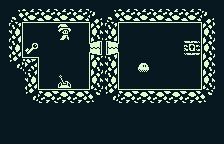

The image is a tile-based game level rendered from a .tmx file. Its description and complete source (layers, tilesets, objects, tile grids) follow:
An orthogonal 28x18 tile map with 8x8 px tiles, 3 tile layers (background, walls, actors), 2 tilesets.

<map version="1.0" tiledversion="1.1.4" orientation="orthogonal" renderorder="right-down" width="28" height="18" tilewidth="8" tileheight="8" infinite="0" nextobjectid="1">
 <tileset firstgid="1" name="backgroundTiles" tilewidth="16" tileheight="16" tilecount="28" columns="7">
  <image source="../backgroundTiles.png" width="112" height="64" />
 </tileset>
 <tileset firstgid="29" name="actorTiles" tilewidth="16" tileheight="16" tilecount="20" columns="5">
  <image source="../actorTiles.png" width="80" height="64" />
 </tileset>
 <layer name="background" width="28" height="18">
  <data encoding="csv">
9,9,9,9,9,9,9,9,9,9,9,9,9,9,9,9,9,9,9,9,9,9,9,9,9,9,9,9,
9,1,9,9,9,9,9,9,9,9,9,9,9,9,9,9,9,9,9,9,9,9,9,9,9,9,9,9,
9,9,1,9,1,1,1,1,1,1,1,1,1,1,1,9,9,9,9,9,9,9,9,9,9,9,9,9,
9,9,9,1,9,9,9,9,9,9,9,9,9,9,1,9,9,9,9,9,9,9,9,9,9,9,9,9,
9,9,9,9,9,9,9,9,9,9,9,9,9,9,9,9,9,9,9,9,9,9,9,9,9,9,9,9,
9,9,9,9,9,9,9,9,9,9,9,9,9,9,9,9,9,9,9,9,9,9,9,9,9,9,9,9,
9,9,9,9,9,9,9,9,9,9,9,9,9,9,9,9,9,9,9,9,9,9,9,9,9,9,9,9,
9,9,9,9,9,9,9,9,9,9,9,9,9,9,9,9,9,9,9,9,9,9,9,9,9,9,9,9,
9,9,9,9,9,9,9,9,9,9,9,9,9,9,9,9,9,9,9,9,9,9,9,9,9,9,9,9,
9,9,9,9,9,9,9,9,9,9,9,9,9,9,9,9,9,9,9,9,9,9,9,9,9,9,9,9,
9,9,9,9,9,9,9,9,9,9,9,9,9,9,9,9,9,9,9,9,9,9,9,9,9,9,9,9,
9,9,9,9,9,9,9,9,9,9,9,9,9,9,9,9,9,9,9,9,9,9,9,9,9,9,9,9,
9,9,9,9,9,9,9,9,9,9,9,9,9,9,9,9,9,9,9,9,9,9,9,9,9,9,9,9,
9,9,9,9,9,9,9,9,9,9,9,9,9,9,9,9,9,9,9,9,9,9,9,9,9,9,9,9,
9,9,9,9,9,9,9,9,9,9,9,9,9,9,9,9,9,9,9,9,9,9,9,9,9,9,9,9,
9,9,9,9,9,9,9,9,9,9,9,9,9,9,9,9,9,9,9,9,9,9,9,9,9,9,9,9,
9,9,9,9,9,9,9,9,9,9,9,9,9,9,9,9,9,9,9,9,9,9,9,9,9,9,9,9,
9,9,9,9,9,9,9,9,9,9,9,9,9,9,9,9,9,9,9,9,9,9,9,9,9,9,9,9
</data>
 </layer>
 <layer name="walls" width="28" height="18">
  <data encoding="csv">
0,0,0,0,0,0,0,0,0,0,0,0,0,0,0,0,0,0,0,0,0,0,0,0,0,0,0,0,
0,0,0,0,0,0,0,0,0,0,0,0,0,0,0,0,0,0,0,0,0,0,0,0,0,0,0,0,
0,1,0,2,0,2,0,2,0,2,0,4,0,1,0,2,0,2,0,2,0,2,0,2,0,4,0,0,
0,0,0,0,0,0,0,0,0,0,0,0,0,0,0,0,0,0,0,0,0,0,0,0,0,0,0,0,
0,15,0,0,0,0,0,0,0,0,0,11,0,15,0,0,0,0,0,0,0,0,0,0,0,11,0,0,
0,0,0,0,0,0,0,0,0,0,0,0,0,0,0,0,0,0,0,0,0,0,0,0,0,0,0,0,
0,15,0,0,0,0,0,0,0,0,0,18,0,8,0,0,0,0,0,0,0,0,0,20,0,11,0,0,
0,0,0,0,0,0,0,0,0,0,0,0,0,0,0,0,0,0,0,0,0,0,0,0,0,0,0,0,
0,22,0,7,0,0,0,0,0,0,0,11,0,15,0,0,0,0,0,0,0,0,0,0,0,11,0,0,
0,0,0,0,0,0,0,0,0,0,0,0,0,0,0,0,0,0,0,0,0,0,0,0,0,0,0,0,
0,0,0,15,0,0,0,0,0,0,0,11,0,15,0,0,0,0,0,0,0,0,0,0,0,11,0,0,
0,0,0,0,0,0,0,0,0,0,0,0,0,0,0,0,0,0,0,0,0,0,0,0,0,0,0,0,
0,0,0,22,0,23,0,23,0,23,0,25,0,22,0,23,0,23,0,23,0,23,0,23,0,25,0,0,
0,0,0,0,0,0,0,0,0,0,0,0,0,0,0,0,0,0,0,0,0,0,0,0,0,0,0,0,
0,0,0,0,0,0,0,0,0,0,0,0,0,0,0,0,0,0,0,0,0,0,0,0,0,0,0,0,
0,0,0,0,0,0,0,0,0,0,0,0,0,0,0,0,0,0,0,0,0,0,0,0,0,0,0,0,
0,0,0,0,0,0,0,0,0,0,0,0,0,0,0,0,0,0,0,0,0,0,0,0,0,0,0,0,
0,0,0,0,0,0,0,0,0,0,0,0,0,0,0,0,0,0,0,0,0,0,0,0,0,0,0,0
</data>
 </layer>
 <layer name="actors" width="28" height="18">
  <data encoding="csv">
0,0,0,0,0,0,0,0,0,0,0,0,0,0,0,0,0,0,0,0,0,0,0,0,0,0,0,0,
0,0,0,0,0,0,0,0,0,0,0,0,0,0,0,0,0,0,0,0,0,0,0,0,0,0,0,0,
0,0,0,0,0,0,0,0,0,0,0,0,0,0,0,0,0,0,0,0,0,0,0,0,0,0,0,0,
0,0,0,0,0,0,0,0,0,0,0,0,0,0,0,0,0,0,0,0,0,0,0,0,0,0,0,0,
0,0,0,0,0,0,0,39,0,0,0,0,0,0,0,0,0,0,0,0,0,0,0,0,0,0,0,0,
0,0,0,0,0,0,0,0,0,0,0,0,0,0,0,0,0,0,0,0,0,0,0,0,0,0,0,0,
0,0,0,34,0,0,0,0,0,0,0,30,0,32,0,0,0,0,0,0,0,0,0,35,0,0,0,0,
0,0,0,0,0,0,0,0,0,0,0,0,0,0,0,0,0,0,0,0,0,0,0,0,0,0,0,0,
0,0,0,0,0,0,0,0,0,0,0,0,0,0,0,0,0,40,0,0,0,0,0,0,0,0,0,0,
0,0,0,0,0,0,0,0,0,0,0,0,0,0,0,0,0,0,0,0,0,0,0,0,0,0,0,0,
0,0,0,0,0,0,0,36,0,0,0,0,0,0,0,0,0,0,0,0,0,0,0,0,0,0,0,0,
0,0,0,0,0,0,0,0,0,0,0,0,0,0,0,0,0,0,0,0,0,0,0,0,0,0,0,0,
0,0,0,0,0,0,0,0,0,0,0,0,0,0,0,0,0,0,0,0,0,0,0,0,0,0,0,0,
0,0,0,0,0,0,0,0,0,0,0,0,0,0,0,0,0,0,0,0,0,0,0,0,0,0,0,0,
0,0,0,0,0,0,0,0,0,0,0,0,0,0,0,0,0,0,0,0,0,0,0,0,0,0,0,0,
0,0,0,0,0,0,0,0,0,0,0,0,0,0,0,0,0,0,0,0,0,0,0,0,0,0,0,0,
0,0,0,0,0,0,0,0,0,0,0,0,0,0,0,0,0,0,0,0,0,0,0,0,0,0,0,0,
0,0,0,0,0,0,0,0,0,0,0,0,0,0,0,0,0,0,0,0,0,0,0,0,0,0,0,0
</data>
 </layer>
</map>
